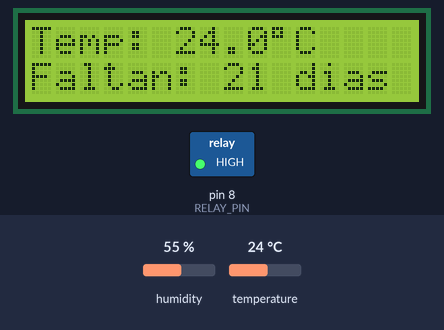
The sketch below on a simulated Arduino Uno, built with avr-gcc and run on an emulated ATmega328P. Shown: 16×2 character LCD, switched loads named in the sketch (green lamp = pin HIGH). Inputs (shaded band) come from the test bench; at power-on: temperature 24 °C, humidity 55 %.

Above: at 3.2 s.
3.3 s: temperature set to 37 °C
At 5.4 s:
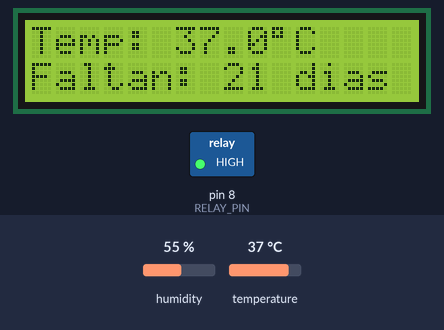
6.0 s: temperature set to 38.4 °C
At 7.0 s:
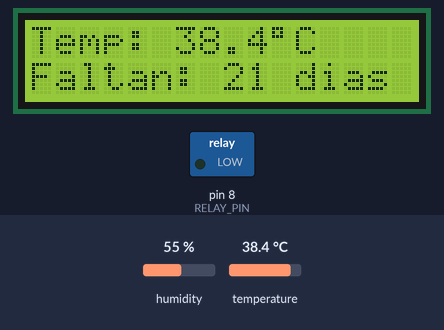
8.7 s: temperature set to 36.3 °C
At 11.4 s:
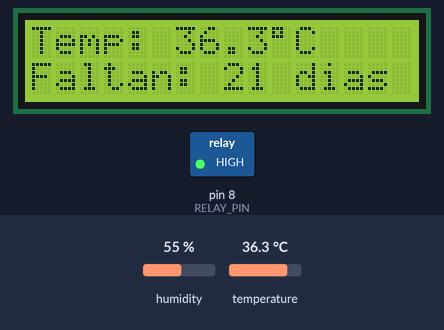
Timing chart, 0 to 12.9 s (numbered marks = the images above; inputs shaded):
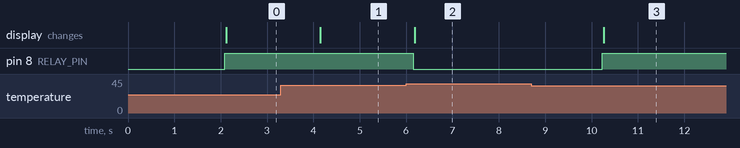

The sketch:

incubadora.ino
```cpp
#include <Wire.h>
#include <LiquidCrystal_I2C.h>
#include <DHT.h>

// -----------------------------
// Configuración del DHT22
// -----------------------------
#define DHTPIN 2
#define DHTTYPE DHT22
DHT dht(DHTPIN, DHTTYPE);

// -----------------------------
// Configuración del LCD 1602A
// -----------------------------
LiquidCrystal_I2C lcd(0x27, 16, 2);

// -----------------------------
// Configuración del relé
// -----------------------------
#define RELAY_PIN 8   // Pin digital que controla el relé

// -----------------------------
// Configuración incubadora
// -----------------------------
int dias_totales = 21;
int dias_restantes;
unsigned long inicio;

// Rango de temperatura (histeresis)
float tempMin = 37.2;
float tempMax = 37.8;

void setup() {
  dht.begin();
  lcd.init();
  lcd.backlight();

  pinMode(RELAY_PIN, OUTPUT);
  digitalWrite(RELAY_PIN, LOW); // Relé apagado al inicio

  inicio = millis();

  lcd.setCursor(0,0);
  lcd.print(" Incubadora ON ");
  delay(2000);
  lcd.clear();
}

void loop() {
  // Calcular días transcurridos
  unsigned long tiempoTranscurrido = millis() - inicio;
  int dias_pasados = tiempoTranscurrido / (1000UL * 60 * 60 * 24);
  dias_restantes = dias_totales - dias_pasados;
  if (dias_restantes < 0) dias_restantes = 0;

  // Leer sensor
  float temp = dht.readTemperature();
  float hum = dht.readHumidity();

  if (isnan(temp) || isnan(hum)) {
    lcd.setCursor(0,0);
    lcd.print("Error DHT22   ");
    lcd.setCursor(0,1);
    lcd.print("Check sensor! ");
    delay(2000);
    return;
  }

  // -----------------------------
  // Control del relé según temperatura
  // -----------------------------
  if (temp < tempMin) {
    digitalWrite(RELAY_PIN, HIGH);  // Encender foco
  } else if (temp > tempMax) {
    digitalWrite(RELAY_PIN, LOW);   // Apagar foco
  }

  // -----------------------------
  // Mostrar en pantalla
  // -----------------------------
  lcd.clear();
  lcd.setCursor(0,0);
  lcd.print("Temp: ");
  lcd.print(temp,1);
  lcd.print((char)223); // símbolo °
  lcd.print("C");

  lcd.setCursor(0,1);
  lcd.print("Faltan: ");
  lcd.print(dias_restantes);
  lcd.print(" dias");

  delay(2000);
}
```

Measured:
- the behaviour switches between 37.8 and 37.9 °C on temperature (found by bisection; images 1 and 2)
- the behaviour switches between 37.2 and 37.1 °C on temperature (found by bisection; images 2 and 3)
- after the input at 3.3 s, the display: changes after 0.85 s (image 1)
- after the input at 6.0 s, pin 8 (RELAY_PIN): HIGH → LOW after 0.16 s; the display: changes after 0.19 s (image 2)
- after the input at 8.7 s, pin 8 (RELAY_PIN): LOW → HIGH after 1.5 s; the display: changes after 1.6 s (image 3)
